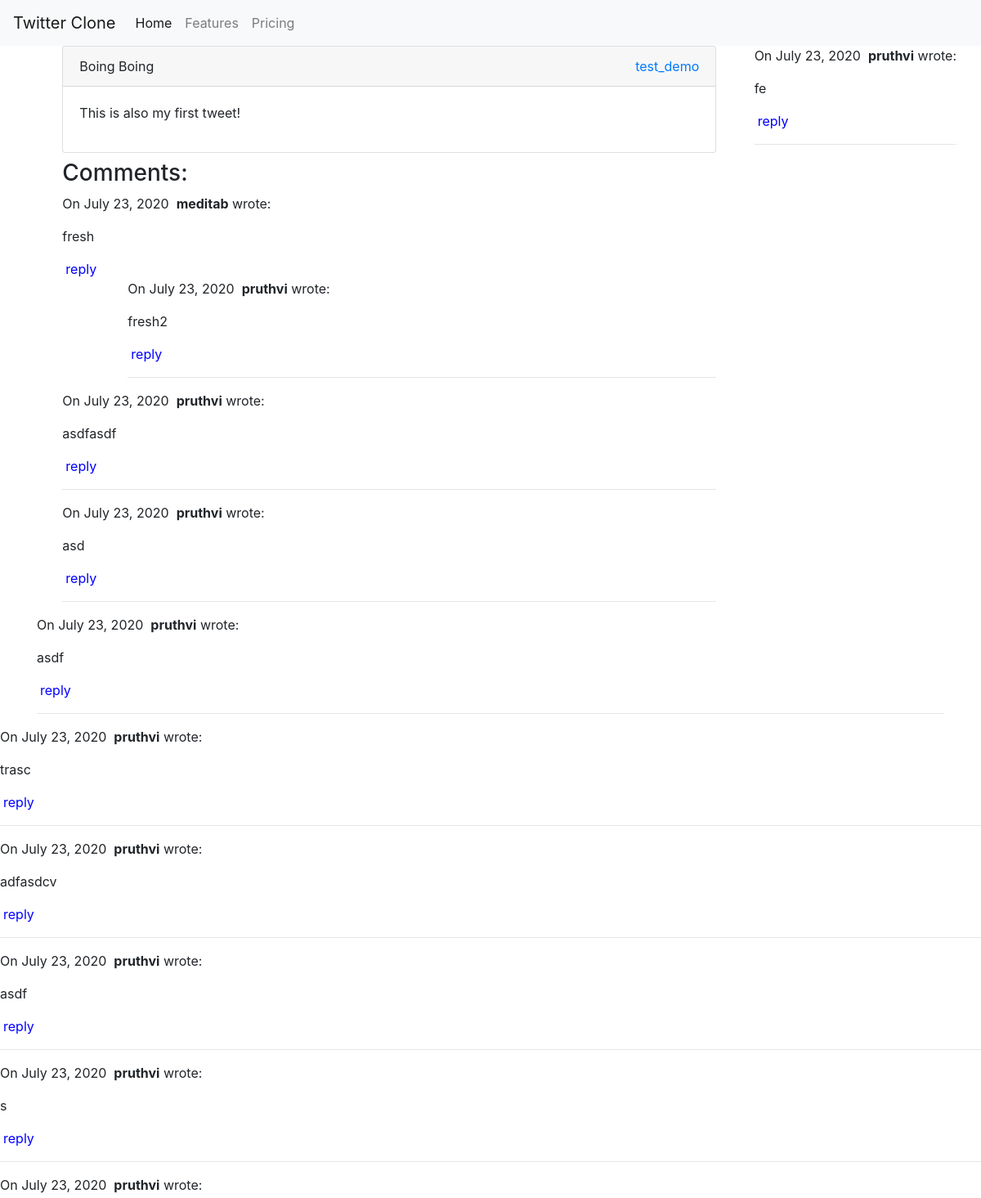
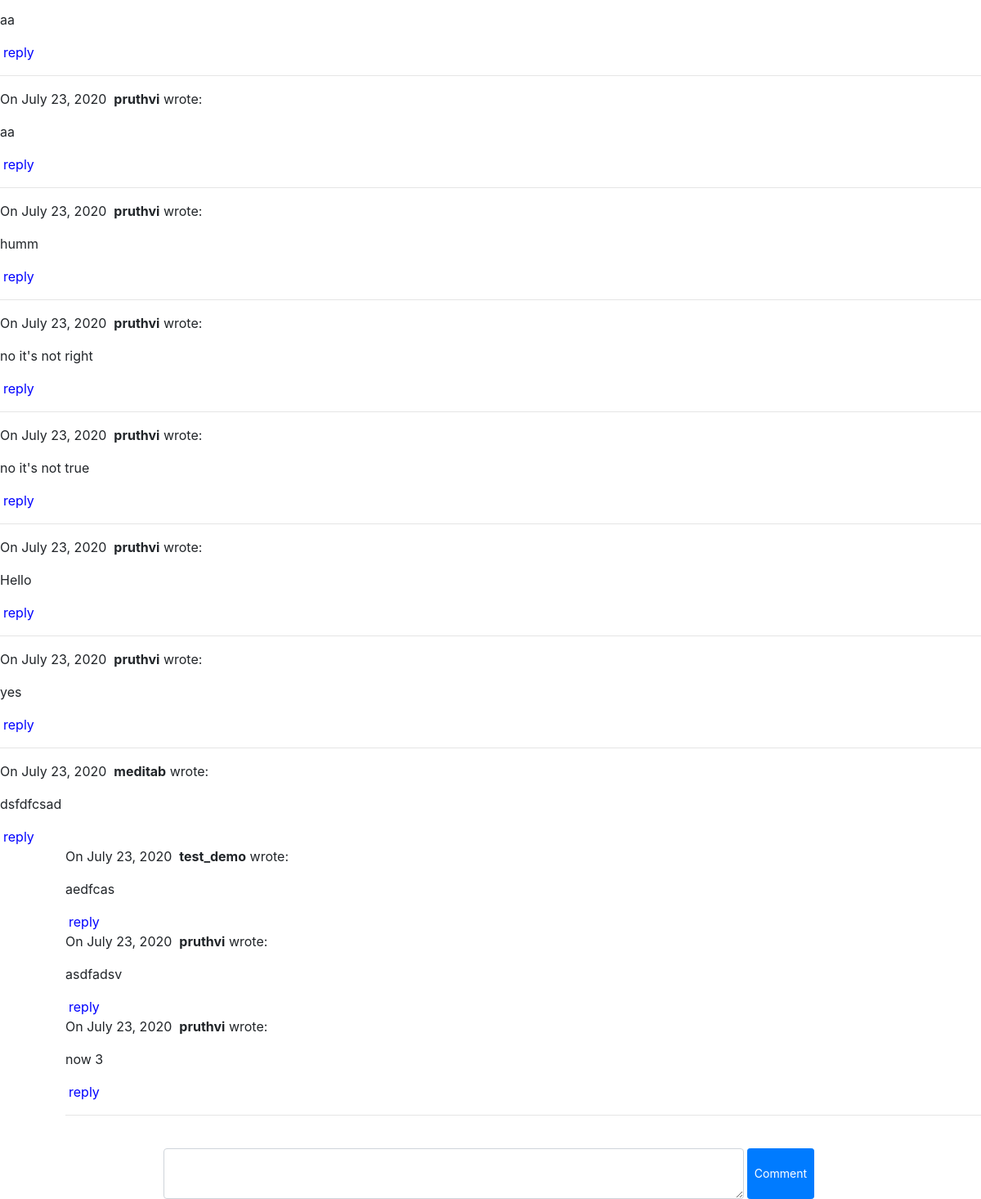
The page /post-detail/2 on the database as committed earlier (2 pictures, top to bottom).
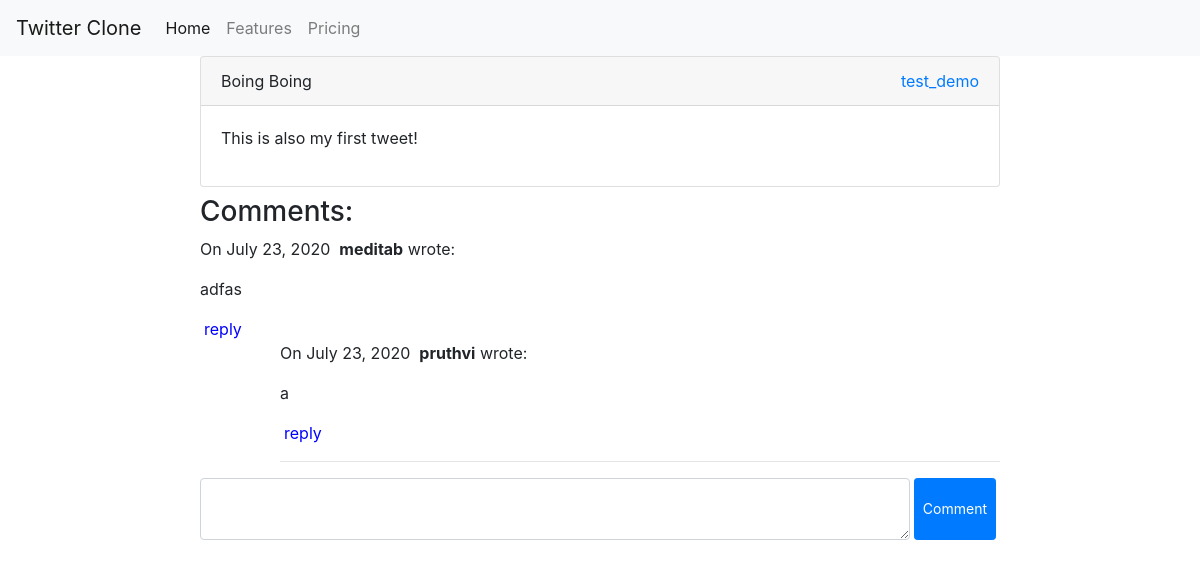
The same page on the database as committed later.
### twitterapp/models.py (models this page shows, shortened)
class Post(models.Model):
    author = models.ForeignKey(Profile,on_delete=models.CASCADE,null=True)
    title = models.CharField(max_length=250,null=True)
    content = RichTextField()
    date_created = models.DateTimeField(auto_now_add=True)

class Profile(models.Model):
    id = models.UUIDField(primary_key=True,default=uuid.uuid4,editable=False)
    user = models.OneToOneField(User,on_delete=models.CASCADE,null=True)
    bio = models.TextField(max_length=500, blank=True)
    location = models.CharField(max_length=30, blank=True)
    birth_date = models.DateField(null=True, blank=True)
    profile_image = models.ImageField(upload_to='images/',null=True,blank=True)
    followers = models.ManyToManyField(Following,related_name='profiles')

class Comments(models.Model):
    user = models.ForeignKey(User,on_delete=models.CASCADE,null=True)
    post = models.ForeignKey(Post,on_delete=models.CASCADE,null=True)
    comment = models.TextField(max_length=2000,null=True)
    parent_comment = models.ForeignKey('Comments',on_delete=models.CASCADE,null=True,blank=True)
    date_created = models.DateTimeField(auto_now_add=True)

### twitterapp/views.py (the view, shortened to what this page needs)
# urls.py: path('post-detail/<int:pk>',views.postDetailView,name='post-detail'),
def postDetailView(request,pk):
    post = Post.objects.get(pk=pk)
    comments = post.comments_set.filter(parent_comment__isnull=True).order_by('-date_created')
    form = CommentForm()
    return render(request,'post-detail.html',
        {'post':post,
        'comments':comments,
        'form':form})

### twitterapp/forms.py
class CommentForm(forms.ModelForm):
    class Meta:
        model = Comments
        fields = ('comment',)
        widgets = {
            'comment':forms.Textarea(attrs={'cols':7,'rows':2,'class':'form-control'})
        }

### twitterapp/templates/post-detail.html (shortened to what this page needs)
{% extends 'main.html' %}
{% block content %}
{% load crispy_forms_tags %}
<div class="row">
    <div style="width: 800px;margin: 0 auto;">
        <div class="card mb-2">
            <div class="card-header">
                {{post.title}}
                <a style="float: right;"
                    href="{% url 'visit-profile' post.author.id %}">{{post.author.user.username}}</a>
            </div>
            <div class="card-body">
                {{post.content|safe}}
            </div>
        </div>
        <div id="comments">
            <h3>Comments:</h3>
            {% for comment in comments %}
            <div class='comment-body'>
                <p>
                    On {{comment.date_created.date }}&nbsp;
                    <b>{{ comment.user.username }}</b> wrote:
                </p>
                <p>{{ comment.comment }}</p>
                {% if comment.user == request.user %}
                <span><a href="#" data-target="{{comment.id}}" class="delete" style="color:red">delete</a></span>
                {% else %}
                <span><a href="#" id="{{comment.id}}" class="reply mx-1" style="color: blue;">reply</a></span>
                {% endif %}
                <div style="padding-left:5em">
                    {% for reply in comment.comments_set.all %}
                    <div class='comment-body'>
                        <p>
                            On {{reply.date_created.date }}&nbsp;
                            <b>{{ reply.user.username }}</b> wrote:
                        </p>
                        <p>{{ reply.comment }}</p>
                        {% if reply.user == request.user %}
                        <span><a href="#" data-target="{{reply.id}}" class="delete"
                                style="color:red">delete</a></span>
                        {% else %}
                        <span><a href="#" id="{{comment.id}}" class="reply mx-1" style="color: blue;">reply</a></span>
                        {% endif %}
                        {% endfor %}
                    </div>
                    <hr>
                </div>
            </div>
            {% endfor %}
        </div>
    </div>
    <br>
    <div style="width: 800px;margin: 0 auto;">
            <form id="form" action="" method="post">
                <div style="display: flex;">
                    {{form.comment}}<button type="submit" class="btn btn-sm btn-primary mx-1">Comment</button>
                </div>
            </form>
    </div>
</div>
{% endblock %}

### twitterapp/templates/main.html (shortened to what this page needs)
{% load static %}
<!DOCTYPE html>
<html lang="en">
<head>
    <link rel="stylesheet" href="{% static 'css/lib/bootstrap.min.css' %}">
    <link rel="stylesheet" href="{% static 'css/main-twitter.css'%}">
</head>
<body>
    <nav class="navbar navbar-expand-lg navbar-light bg-light">
        <a class="navbar-brand" href="#">Twitter Clone</a>
        <div class="collapse navbar-collapse" id="navbarNavAltMarkup">
          <div class="navbar-nav">
            <a class="nav-item nav-link active" href="#">Home <span class="sr-only">(current)</span></a>
            <a class="nav-item nav-link" href="#">Features</a>
            <a class="nav-item nav-link" href="#">Pricing</a>
          </div>
        </div>
      </nav>
      <div class="container">
          {% block content %}
          {% endblock %}
      </div>
</body>
</html>

Rows that differ between the two databases and show on the page:
removed Comments: date_created "July 23, 2020", user.username "meditab", comment "fresh", shown under "Comments:"
removed Comments: date_created "July 23, 2020", user.username "pruthvi", comment "fresh2"
removed Comments: date_created "July 23, 2020", user.username "pruthvi", comment "asdfasdf", shown under "Comments:"
removed Comments: date_created "July 23, 2020", user.username "pruthvi", comment "asd", shown under "Comments:"
removed Comments: date_created "July 23, 2020", user.username "pruthvi", comment "fe", shown under "Comments:"
removed Comments: date_created "July 23, 2020", user.username "pruthvi", comment "asdf", shown under "Comments:"
removed Comments: date_created "July 23, 2020", user.username "pruthvi", comment "trasc", shown under "Comments:"
removed Comments: date_created "July 23, 2020", user.username "pruthvi", comment "adfasdcv", shown under "Comments:"
removed Comments: date_created "July 23, 2020", user.username "pruthvi", comment "asdf", shown under "Comments:"
removed Comments: date_created "July 23, 2020", user.username "pruthvi", comment "s", shown under "Comments:"
removed Comments: date_created "July 23, 2020", user.username "pruthvi", comment "aa", shown under "Comments:"
removed Comments: date_created "July 23, 2020", user.username "pruthvi", comment "aa", shown under "Comments:"
removed Comments: date_created "July 23, 2020", user.username "pruthvi", comment "humm", shown under "Comments:"
removed Comments: date_created "July 23, 2020", user.username "pruthvi", comment "no it's not right", shown under "Comments:"
removed Comments: date_created "July 23, 2020", user.username "pruthvi", comment "no it's not true", shown under "Comments:"
removed Comments: date_created "July 23, 2020", user.username "pruthvi", comment "Hello", shown under "Comments:"
removed Comments: date_created "July 23, 2020", user.username "pruthvi", comment "yes", shown under "Comments:"
removed Comments: date_created "July 23, 2020", user.username "meditab", comment "dsfdfcsad", shown under "Comments:"
removed Comments: date_created "July 23, 2020", user.username "test_demo", comment "aedfcas"
removed Comments: date_created "July 23, 2020", user.username "pruthvi", comment "asdfadsv"
removed Comments: date_created "July 23, 2020", user.username "pruthvi", comment "now 3"
added Comments: date_created "July 23, 2020", user.username "meditab", comment "adfas", shown under "Comments:"
added Comments: date_created "July 23, 2020", user.username "pruthvi", comment "a"
